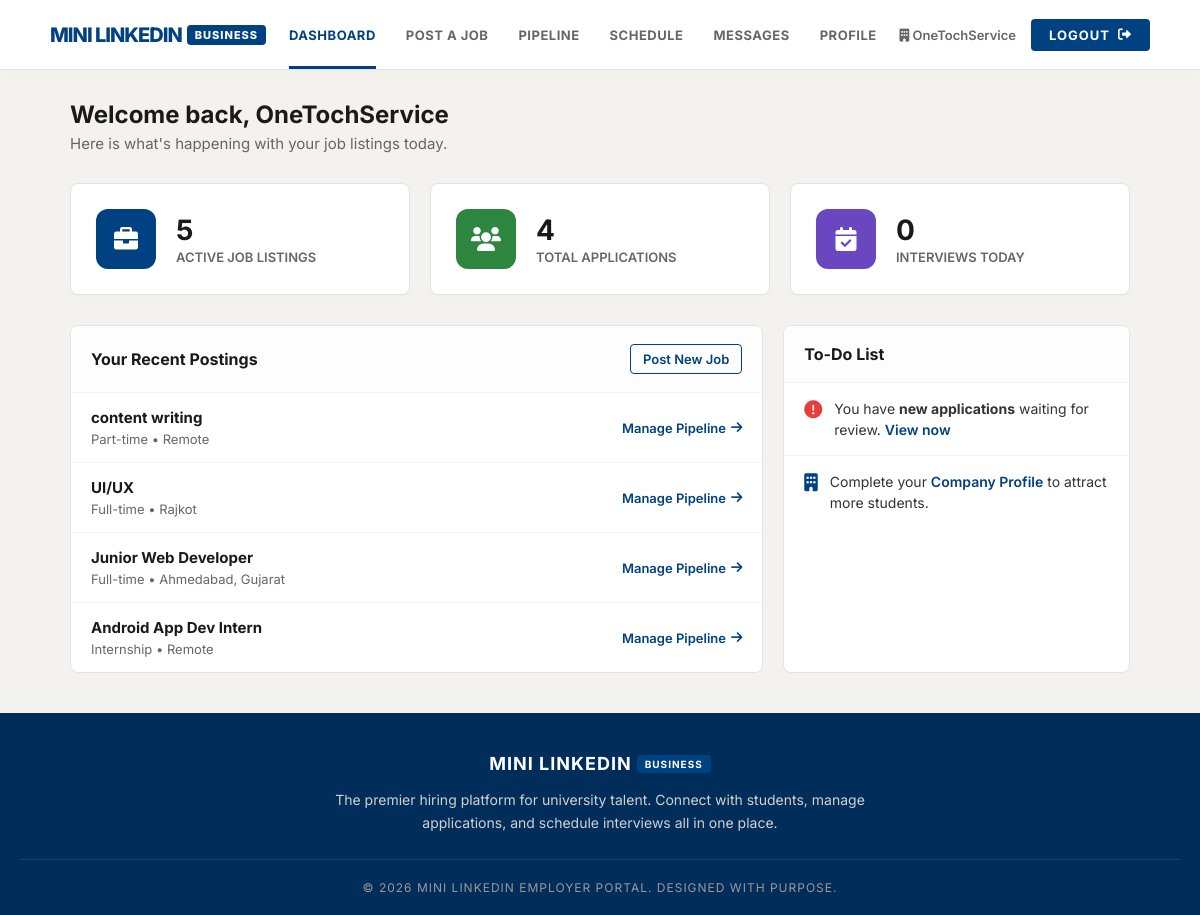
Screenshot of /company/company_dashboard.php (signed in) with the database file from the repository.
### tables this page shows
CREATE TABLE `jobs` (
  `id` int(11) NOT NULL,
  `company_id` int(11) DEFAULT NULL,
  `company_name` varchar(150) NOT NULL,
  `title` varchar(150) NOT NULL,
  `job_type` enum('Internship','Full-time','Part-time') NOT NULL,
  `location` varchar(100) NOT NULL,
  `description` text NOT NULL,
  `created_at` timestamp NOT NULL DEFAULT current_timestamp()
);

### company/company_dashboard.php (the view, shortened to what this page needs)
<?php
$host = "localhost";
$rootUser = "root";
$rootPass = "";
$dbName = "mini_linkedin";
$conn = new mysqli($host, $rootUser, $rootPass, $dbName);
$company_id = $_SESSION['company_id'];
$company_name = $_SESSION['company_name'];
$jobs_posted = $conn->query("SELECT COUNT(*) as total FROM jobs WHERE company_id = $company_id")->fetch_assoc()['total'];
$apps_query = $conn->query("SELECT COUNT(a.id) as total FROM applications a JOIN jobs j ON a.job_id = j.id WHERE j.company_id = $company_id");
$total_apps = $apps_query ? $apps_query->fetch_assoc()['total'] : 0;
$interviews_today = 0;
?>
<!DOCTYPE html>
<html lang="en">
<head>
    <link rel="stylesheet" href="https://cdnjs.cloudflare.com/ajax/libs/font-awesome/6.0.0/css/all.min.css">
    <link rel="stylesheet" href="company_style.css?v=<?php echo time(); ?>">
</head>
<body class="dashboard-body">
    <nav class="navbar">
        <a href="company_dashboard.php" class="nav-logo">MINI LINKEDIN <span class="badge">BUSINESS</span></a>
        <div class="nav-links">
            <a href="company_dashboard.php" class="active-nav">Dashboard</a>
            <a href="post_job.php">Post a Job</a>
            <a href="applications.php">Pipeline</a>
            <a href="schedule.php">Schedule</a>
            <a href="company_message.php">Messages</a>
            <a href="company_profile.php">Profile</a>
        </div>
        <div class="nav-logout">
            <span style="font-size: 13px; font-weight: 600; color: #666; margin-right: 15px;">
                <i class="fas fa-building"></i> <?php echo htmlspecialchars($company_name); ?>
            </span>
            <a href="company_dashboard.php?logout=true" class="btn-logout">LOGOUT <i class="fas fa-sign-out-alt"></i></a>
        </div>
    </nav>
    <div class="main-content-wrapper">
        <div class="company-container">
            <div class="welcome-header">
                <h2>Welcome back, <?php echo htmlspecialchars($company_name); ?></h2>
                <p>Here is what's happening with your job listings today.</p>
            </div>
            <div class="stats-grid">
                <div class="stat-card">
                    <div class="stat-icon bg-blue"><i class="fas fa-briefcase"></i></div>
                    <div class="stat-info">
                        <h3><?php echo $jobs_posted; ?></h3>
                        <p>Active Job Listings</p>
                    </div>
                </div>
                <div class="stat-card">
                    <div class="stat-icon bg-green"><i class="fas fa-users"></i></div>
                    <div class="stat-info">
                        <h3><?php echo $total_apps; ?></h3>
                        <p>Total Applications</p>
                    </div>
                </div>
                <div class="stat-card">
                    <div class="stat-icon bg-purple"><i class="fas fa-calendar-check"></i></div>
                    <div class="stat-info">
                        <h3><?php echo $interviews_today; ?></h3>
                        <p>Interviews Today</p>
                    </div>
                </div>
            </div>
            <div class="dashboard-content-grid">
                <div class="panel-card">
                    <div class="panel-header">
                        <h3>Your Recent Postings</h3>
                        <a href="post_job.php" class="btn-sm-outline">Post New Job</a>
                    </div>
                    <div class="panel-body">
                        <?php
                        $recent_jobs = $conn->query("SELECT * FROM jobs WHERE company_id = $company_id ORDER BY created_at DESC LIMIT 4");
                        if ($recent_jobs && $recent_jobs->num_rows > 0) {
                            while ($job = $recent_jobs->fetch_assoc()) {
                                ?>
                                <div class="list-item">
                                    <div class="item-details">
                                        <h4><?php echo htmlspecialchars($job['title']); ?></h4>
                                        <p><?php echo htmlspecialchars($job['job_type']); ?> &bull; <?php echo htmlspecialchars($job['location']); ?></p>
                                    </div>
                                    <div class="item-action">
                                        <a href="applications.php?job_id=<?php echo $job['id']; ?>" class="view-link">Manage Pipeline <i class="fas fa-arrow-right"></i></a>
                                    </div>
                                </div>
                                <?php
                            }
                        } else {
                            echo "<div class='empty-state'><p>You haven't posted any jobs yet. Let's find some talent!</p></div>";
                        }
                        ?>
                    </div>
                </div>
                <div class="panel-card">
                    <div class="panel-header">
                        <h3>To-Do List</h3>
                    </div>
                    <div class="panel-body">
                        <div class="todo-item">
                            <i class="fas fa-exclamation-circle" style="color: #e53e3e;"></i>
                            <p>You have <strong>new applications</strong> waiting for review. <a href="applications.php" style="color: #004182; text-decoration: none; font-weight: 600;">View now</a></p>
                        </div>
                        <div class="todo-item">
                            <i class="fas fa-building" style="color: #004182;"></i>
                            <p>Complete your <a href="company_profile.php" style="color: #004182; text-decoration: none; font-weight: 600;">Company Profile</a> to attract more students.</p>
                        </div>
                    </div>
                </div>
            </div>
        </div>
    </div>
    <footer class="simple-bottom-footer">
        <div class="footer-content">
            <h3>MINI LINKEDIN <span class="badge" style="font-size: 10px;">BUSINESS</span></h3>
            <p>The premier hiring platform for university talent. Connect with students, manage applications, and schedule interviews all in one place.</p>
        </div>
        <div class="footer-copyright">
            <p>&copy; <?php echo date("Y"); ?> Mini LinkedIn Employer Portal. Designed with purpose.</p>
        </div>
    </footer>
</body>
</html>

### rows the page displays
jobs: title "content writing", job_type "Part-time", location "Remote"
jobs: title "UI/UX", job_type "Full-time", location "Rajkot"
jobs: title "Junior Web Developer", job_type "Full-time", location "Ahmedabad, Gujarat"
jobs: title "Android App Dev Intern", job_type "Internship", location "Remote"

### other values shown
$company_name "OneTochService"
$jobs_posted "5"
$total_apps "4"
$interviews_today "0"
